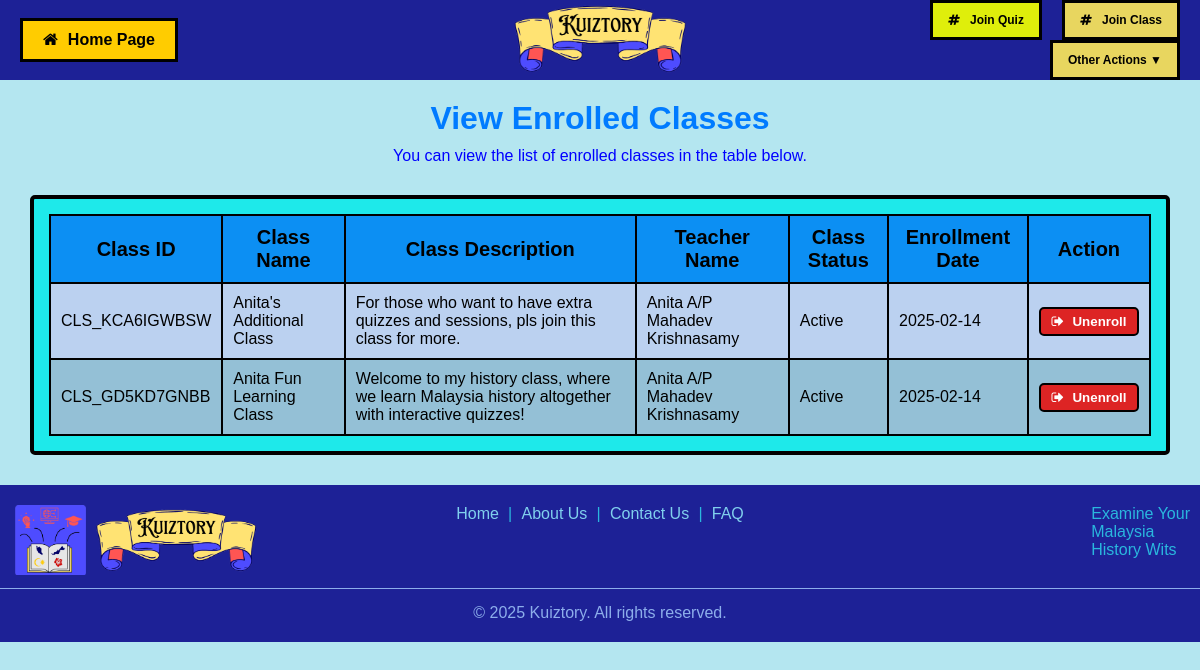
Page /viewJoinClass.php on the committed database.
### tables this page shows
CREATE TABLE `enrollment` (
  `StudentID` varchar(50) NOT NULL,
  `ClassID` varchar(50) NOT NULL,
  `EnrollDate` date NOT NULL
);

CREATE TABLE `class` (
  `ClassID` varchar(50) NOT NULL,
  `TeacherID` varchar(15) NOT NULL,
  `ClassName` varchar(250) NOT NULL,
  `ClassDesc` varchar(500) NOT NULL,
  `ClassStatus` varchar(20) NOT NULL,
  `ClassRegDate` date NOT NULL
);

CREATE TABLE `teacher` (
  `TeacherID` varchar(50) NOT NULL,
  `TeacherEmail` varchar(250) NOT NULL,
  `TeacherName` varchar(250) NOT NULL,
  `TeacherTelNo` varchar(20) NOT NULL,
  `TeacherGender` varchar(6) NOT NULL,
  `TeacherCountry` varchar(50) NOT NULL,
  `TeachingLvl` varchar(20) NOT NULL,
  `TeacherSchool` varchar(250) NOT NULL,
  `TeacherRole` varchar(50) NOT NULL,
  `TeacherImg` varchar(250) DEFAULT NULL,
  `TeacherPSWD` varchar(250) NOT NULL,
  `TeacherRegDate` date NOT NULL
);

### viewJoinClass.php (the view, shortened to what this page needs)
<!DOCTYPE html>
<html lang="en">
<head>
    <link rel="stylesheet" href="./styles/viewJClass.css">
    <link rel="stylesheet" href="https://cdnjs.cloudflare.com/ajax/libs/font-awesome/4.7.0/css/font-awesome.min.css">
</head>
<body>
    <?php
        if(isset($_SESSION['SES_StuID']) || isset($_SESSION['SES_TeaID'])) {
            include "header2.php";
        } else {
            include "header.php";
        }
    ?>
    <h1 class="title">View Enrolled Classes</h1>
    <p class="description">You can view the list of enrolled classes in the table below.</p>
    <section class="table-container">
        <table>
            <tr>
                <th>Class ID</th>
                <th>Class Name</th>
                <th>Class Description</th>
                <th>Teacher Name</th>
                <th>Class Status</th>
                <th>Enrollment Date</th>
                <th>Action</th>
            </tr>
            <?php
                include './phpcrud/DBconnection.php';
                $refStuID =  $_SESSION['SES_StuID'];
                $query = "SELECT * FROM enrollment WHERE StudentID = '$refStuID';";
                $results = mysqli_query($connection, $query);
                while ($data = mysqli_fetch_assoc($results)) {
                    $ClassID = $data['ClassID'];
                    $EnrollDate = $data['EnrollDate'];
                    $query2 = "SELECT * FROM class WHERE ClassID = '$ClassID';";
                    $results2 = mysqli_query($connection, $query2);
                    $data2 = mysqli_fetch_assoc($results2);
                    $ClassName = $data2['ClassName'];
                    $ClassDesc = $data2['ClassDesc'];
                    $TeacherID = $data2['TeacherID'];
                    $ClassStatus = $data2['ClassStatus'];
                    $query3 = "SELECT * FROM teacher WHERE TeacherID = '$TeacherID';";
                    $results3 = mysqli_query($connection, $query3);
                    $data3 = mysqli_fetch_assoc($results3);
                    $TeacherName = $data3['TeacherName'];
            ?>
                    <tr>
                        <td><?php echo $ClassID;?></td>
                        <td><?php echo $ClassName;?></td>
                        <td><?php echo $ClassDesc;?></td>
                        <td><?php echo $TeacherName;?></td>
                        <td><?php echo $ClassStatus;?></td>
                        <td><?php echo $EnrollDate;?></td>
                        <td>
                            <button class="action-btn" onclick="confirmUnenroll()">
                                <i class="fa fa-sign-out" style="padding-right:5px;"></i>
                                Unenroll
                            </button>
                        </td>
                    </tr>
          <?php } ?>
        </table>
    </section>
    <?php include "footer.php";?>
</body>
</html>

### styles/viewJClass.css (style rules this page uses)
* { margin: 0; padding: 0; box-sizing: border-box; font-family: 'Trebuchet MS', sans-serif; }
body { background: #b4e6f0; }
.title { margin-top: 20px; text-align: center; margin-bottom: 10px; color: #007BFF; }
.description { text-align: center; margin-bottom: 20px; color: blue; }
.table-container { background: rgba(12, 234, 234, 0.89); padding: 15px; border-radius: 5px; margin: 30px; border: 4px solid black; overflow-x: auto; }
table { border-collapse: collapse; margin-left: auto; margin-right: auto; }
th, td { border: 2px solid black; padding: 10px; }
th { background-color: rgb(12, 143, 243); font-size: 20px; }
tr:nth-child(even) { background-color: rgb(187, 209, 240); }
tr:nth-child(odd) { background-color: rgb(148, 192, 214); }
.action-btn { background-color: #dd2424; color: white; font-weight: bold; padding: 5px; border: 2px solid black; border-radius: 5px; cursor: pointer; width: 100px; }

### rows in the picture
enrollment: ClassID "CLS_KCA6IGWBSW", ClassID.ClassName "Anita's Additional Class", ClassID.ClassDesc "For those who want to have extra quizzes and sessions, pls join this class for more.", teacher.TeacherName "Anita A/P Mahadev Krishnasamy", ClassID.ClassStatus "Active", EnrollDate "2025-02-14"
enrollment: ClassID "CLS_GD5KD7GNBB", ClassID.ClassName "Anita Fun Learning Class", ClassID.ClassDesc "Welcome to my history class, where we learn Malaysia history altogether with interactive quizzes!", teacher.TeacherName "Anita A/P Mahadev Krishnasamy", ClassID.ClassStatus "Active", EnrollDate "2025-02-14"
